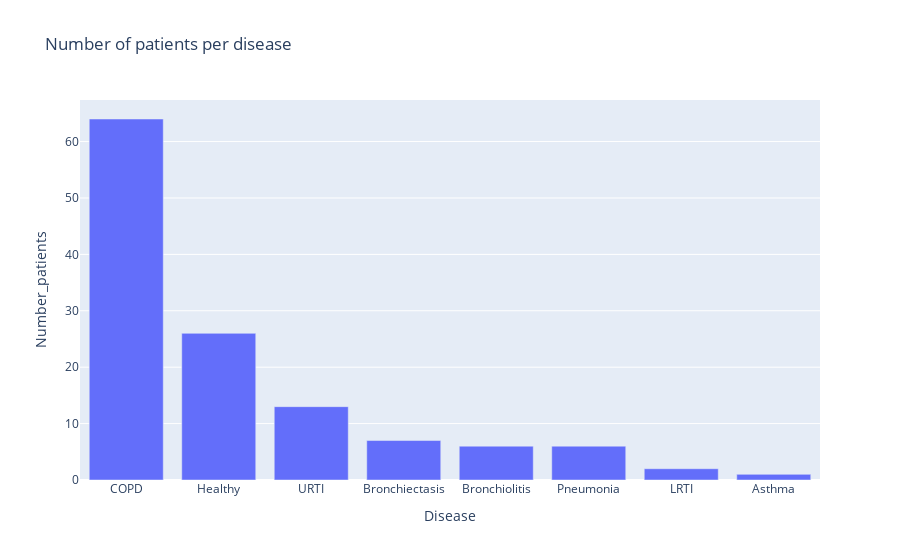

The cell this chart's notebook holds for it:
### Code cell
fig = px.bar(group_disease, x='Disease', y='Number_patients', title='Number of patients per disease')

fig.show()

### Figure 1 — Plotly figure (JSON) as saved in the notebook; plotly's stock layout.template omitted (floating-point values rounded to 4 significant figures)
{"data": [{"alignmentgroup": "True", "hovertemplate": "Disease=%{x}<br>Number_patients=%{y}<extra></extra>", "legendgroup": "", "marker": {"color": "#636efa", "pattern": {"shape": ""}}, "name": "", "offsetgroup": "", "orientation": "v", "showlegend": false, "textposition": "auto", "x": ["COPD", "Healthy", "URTI", "Bronchiectasis", "Bronchiolitis", "Pneumonia", "LRTI", "Asthma"], "xaxis": "x", "y": [64, 26, 13, 7, 6, 6, 2, 1], "yaxis": "y", "type": "bar"}], "layout": {"xaxis": {"anchor": "y", "domain": [0.0, 1.0], "title": {"text": "Disease"}}, "yaxis": {"anchor": "x", "domain": [0.0, 1.0], "title": {"text": "Number_patients"}}, "legend": {"tracegroupgap": 0}, "title": {"text": "Number of patients per disease"}, "barmode": "relative"}}
